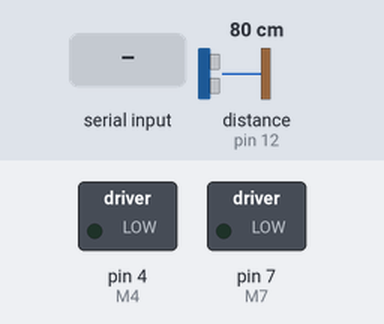
Simulated run of this sketch. Board: Arduino Uno, built with avr-gcc and run on an emulated ATmega328P. Shown: switched loads named in the sketch (green lamp = pin HIGH). Wiring (inferred from the names in the program): ultrasonic range finder: trigger pin 11; echo pin 12. The test bench sets the inputs (shaded band); at power-on: distance to the obstacle (sensor on pin 12) 80 cm. The echo pulse lasts 58.3 µs per cm; random numbers use the default seed unless the sketch sets one; pins used as bus, display or sensor lines are not drawn.

Above: at 1.2 s.
1.3 s: "H" received over Serial
At 1.61 s:
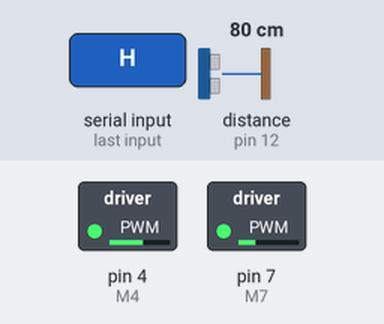
4.3 s: distance to the obstacle (sensor on pin 12) set to 13 cm
At 6.2 s:
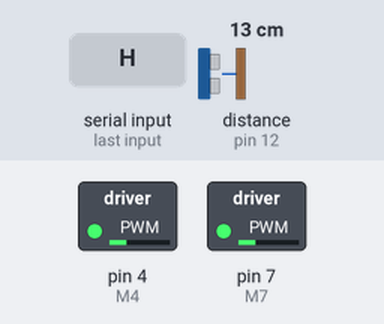
7.3 s: distance to the obstacle (sensor on pin 12) set to 9 cm
At 8.13 s:
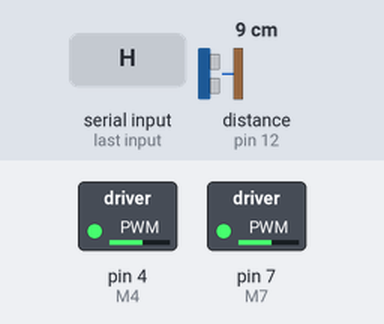
10.3 s: distance to the obstacle (sensor on pin 12) set to 18 cm
13.3 s: distance to the obstacle (sensor on pin 12) set to 9 cm
Timing chart, 0 to 17.3 s (numbered marks = the images above; inputs shaded):
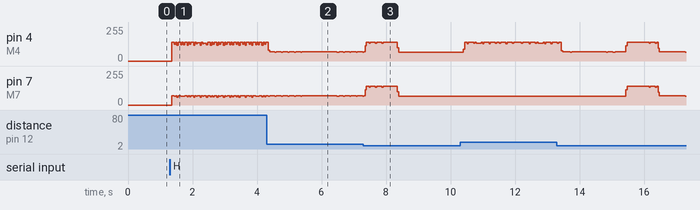

The sketch:

laserbot-modos.ino
```cpp
/*
  Programa para control de printbot kiwibot por APP y HC06.
  Desarrollado por Miguel Granero y Jose Pujol usando el hardware de kiwibot  \ www.kiwibot.es /
  Con este programa podras controlar un printbot kiwibot gracias a su APP, esta envia señales y arduino las sintetiza segun le diga este codigo.
  Necesitaras la APP, la puedes encontrar en Google Play.
  Como utilizarla:
   Botones cruzeta: Estos botones te serviran para controlar el coche en modo manual.
   Boton de el centro de la cruzeta: Este boton sirve para acceder al bluetooth y conectar la APP con Arduino.
   Boton bajo izquierdo: Si lo pulsas sonara el timbre del kiwibot.
   Boton bajo derecho: Este boton sirve para cambiar entre modos de control, inicialmente esta en automatico.
*/
//Declaramos los pines necesarios
//Pin del timbre.
const int buzzerPin = 10;

//Variable que usaremos para leer el serial.
int ch;

//Pines de los servomotores continuos.
int M7 = 7;
int M4 = 4;

//Variable de memoria que usaremos para guardar el ultimo dato enviado.
int memory;

/*Estos dos pines son los necesarios para el sensor de distancia por ultrasonido.
  Uno lo envia y el otro lo recibe y segun el tiempo que haya tardado se averigua la distancia*/
const int triggerPin = 11;
const int echoPin = 12;

//Esta variable la usaremos con una pequeñe formula para sacar de ella la distancia.
float tiempo;

//En esta varible guardaremos las distancia gracias a una pequeña formula.
float distance;

//Esta variable nos especifica la direccion de giro del kiwibot.
int dir;

//Estas variables las usaremos para los millis, funciones del reloj interno de arduino.
unsigned long previousMillis = 0;
unsigned long currentMillis = 0;
unsigned long anteriorMillis = 0;

//Esta variable es la que nos especifica cuando puede el printbot girar y cuando no.
int x;

//Esta variable es la que usaremos para especificar si el printbot debe de estar en control automatico o manual.
int autom = 0;

void setup() {
  //Esta pieza de codigo solo se ejecuta una sola vez, aqui especificamos si cada pin es OUTPUT o INPUT por ejemplo.
  Serial.begin(9600);//Especificamos la velocidad de transmision del serial.
  pinMode(M7, OUTPUT);
  pinMode(M4, OUTPUT);
  randomSeed(analogRead(A0));//Cojemos unos valores que usaremos despues para escojer la direccion de giro. En este caso son los valores del pin A0.
  pinMode(echoPin, INPUT);
  pinMode(triggerPin, OUTPUT);

}
void backward() {//Pieza de codigo que le especifica al kiwibot la direccion de sus ruedas. Hacia detras.
  digitalWrite(M4, HIGH);
  digitalWrite(M7, HIGH);
  delayMicroseconds(1000);
  digitalWrite(M4, LOW);
  delayMicroseconds(1000);
  digitalWrite(M7, LOW);
  delayMicroseconds(18000);
}

void frontwards() {//Pieza de codigo que le especifica al kiwibot la direccion de sus ruedas. Hacia delante.
  digitalWrite(M7, HIGH);
  digitalWrite(M4, HIGH);
  delayMicroseconds(1000);
  digitalWrite(M7, LOW);
  delayMicroseconds(1000);
  digitalWrite(M4, LOW);
  delayMicroseconds(18000);
}

void left() { //Pieza de codigo que le especifica al kiwibot la direccion de sus ruedas. Giro a la izquierda.
  digitalWrite(M7, HIGH);
  digitalWrite(M4, HIGH);
  delayMicroseconds(2000);
  digitalWrite(M7, LOW);
  digitalWrite(M4, LOW);
  delayMicroseconds(18000);
}

void right() { //Pieza de codigo que le especifica al kiwibot la direccion de sus ruedas. Giro a la derecha.
  digitalWrite(M7, HIGH);
  digitalWrite(M4, HIGH);
  delayMicroseconds(1000);
  digitalWrite(M7, LOW);
  digitalWrite(M4, LOW);
  delayMicroseconds(19000);
}

void stopA() {//En este pieza de codigo paramos ambos motores.
  digitalWrite(M7, LOW);
  digitalWrite(M4, LOW);
}

int medirdistancia() { //Esto lo usaremos para medir la distancia con una formula.
  digitalWrite(triggerPin, LOW);//El estado inicial del trigger debe ser apagado
  delayMicroseconds(5);//Esperamos un pequeño lapso de tiempo
  digitalWrite(triggerPin, HIGH);
  delayMicroseconds(10);//Lo encendemos y esperamos 10 microsegundos antes de volverlo a apagar
  digitalWrite(triggerPin, LOW);
  tiempo = pulseIn(echoPin, HIGH, 25000); //Aqui calculamos el tiempo que ha tardado en rebotar, fijandole un tiempo limite para que no se queda pillado
  distance = tiempo * 0.01715; //Calculamos la distancia con esta pequeña formula
  return distance;//Devolvemos la distancia obtenida para poder usarla mas adelante
}

void loop() {
  if (Serial.available() > 0) {
    ch = Serial.read(); //Si hay algo almacenado en el serial, lo fijamos en esta variable.
  }
  if (ch == 'H') {//Activamos el control autmatico.
    autom = 1;
  }
  if (ch == 'L') {//Desactivamos el control aumatico.
    autom = 0;
  }
  currentMillis = millis();//Cada 100 milisegundos del reloj interno de arduino se ejecuta esta pieza de codigo en la que medimos la distancia.
  if (currentMillis - previousMillis >= 100) {
    medirdistancia();
    previousMillis = currentMillis;
  }
  if (autom == 0) { //Esto solo se ejecutara si el modo automatico esta apagado.
    //Guarda el mensaje que haya en el serial para que no se pierda con el resto de mensajes.
    if (ch == 'f') {
      memory = 'f';
    }
    if (ch == 'l') {
      memory = 'l';
    }
    if (ch == 'r') {
      memory = 'r';
    }
    if (ch == 'b') {
      memory = 'b';
    }
    if (ch == 's') {
      memory = 's';
    }

    //Aqui hacemos con los motores lo que hayamos recibido por el serial, como hemos fijado arriba
    //Por ejemplo si hemos recibido una s por el serial, aqui abajo se especifica que el coche se pare.
    if (memory == 's') {
      stopA();
      digitalWrite(buzzerPin, LOW);
    }
    if (memory == 'f') {//Si hemos recibido una f (hacia adelante) y no hay nada a 15 cm de el empieza a andar, si no se para y pita como medida de seguridad
      if (distance < 16 && distance > 0) {
        digitalWrite(buzzerPin, HIGH);
      }
      else {
        digitalWrite(buzzerPin, LOW);
        frontwards();
      }
    }
    //Realizamos el resto de movimientos (izquierda, derecha, hacia atras y encender y apagar el timbre).
    if (memory == 'l') {
      left();
    }
    if (memory == 'b') {
      backward();
    }
    if (memory == 'r') {
      right();
    }
    if (ch == 'Z') {
      digitalWrite(buzzerPin, HIGH);
    }
    if (ch == 'z') {
      digitalWrite(buzzerPin, LOW);
    }
  }

  else { //Aqui empezamos con el modo automatico.
    if (distance > 0 && distance < 16) { //Si el coche detecta un obstaculo a menos de 16cm de el:
      if (x == 0) { //Si x es 0 elije un numero aleatorio entre 0 y 9. Esta condicion es necesaria para que no este generando numeros todo el rato y gire muy poco.
        dir = random(0, 9);
        x = 1; //Pone x a 1 para que se puede ejecutar el millis de mas arriba.
      }
      if (currentMillis - anteriorMillis >= 1000 && x == 1) { //Cada 1000 milisegundos del reloj interno de arduino se ejecuta esta pieza de codigo en la que daremos permiso a que despues se cree un numero aleatorio.
        anteriorMillis = currentMillis;
        x = 0;
      }
      //Aqui simplemente segun el numero generado se gira hacia un lado u otro.
      if (dir < 5) {
        left();
      }
      else {
        right();
      }
    }
    else { //Si no ha detectado nada a 15cm de el, sigue hacia adelante.
      frontwards();
    }
  }
}
```
